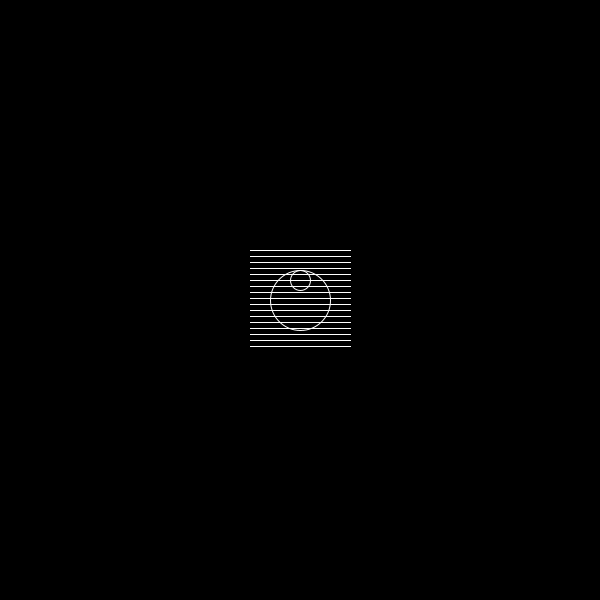
Frame 1 (no input)
Frame 60 (the mouse pressed at the canvas centre just before this capture): identical to frame 1, image omitted
Frame 120 (the mouse held since frame 60 and released just before this capture): identical to frame 1, image omitted

The Processing sketch that drew this single still picture (run headless with seeded random() and noise(); from frame 60 on, the mouse is pressed at the canvas centre):

// Processing sketch: not_Working_Bot
// ── not_Working_Bot.pde
int botS=60;
float x, y;
float rot=0;

void setup()
{
  size(600, 600);
  x=width/2;
  y=height/2;
}

void draw()
{
  background(0);
  rectMode(CENTER);
  noFill();
  stroke(255);
  translate(x, y);
  rotate(degrees(rot));
  circle(0, 0, botS);
  circle(0, -20, 20);
  dGrid();
  if (keyPressed){
    float oldX=x;
    float oldY=y;
  if (key == 'w')
  {
    x+=sin(degrees(rot)) *3;
   y-=cos(degrees(rot))*3;
  }
  if (key == 's')
  {
       x-=sin(degrees(rot))*3;
   y+=cos(degrees(rot))*3;
  }
  if (key == 'd')
  {
    rot+=0.1;
  }
  if (key == 'a')
  {
    rot-=0.1;
  }

  if (x+botS/2 > width)
  {
    x=oldX;
  }
    if (x< width)
  {
    x=oldX;
  }
    if (y+botS/2 > height)
  {
    y=oldY;
  }
      if (y+botS/2< 0)
  {
    y=oldY;
  }
}
  
}

void keyPressed(KeyEvent e)
{
  println("rot : ", (rot));
  println("rot : ", degrees(rot));
  println("sin(rot : ", sin(rot));
  println("cos(rot : ", cos(rot));
  println("x ", x);
  println("y ", y);
  
}

void dGrid()
{
  int gs=50;
  for (int i =-gs; i <gs; i+=6) {
    for (int j =-gs; j <gs; j+=6) {
      line(-gs, j, gs, j);
    }
  }
}
